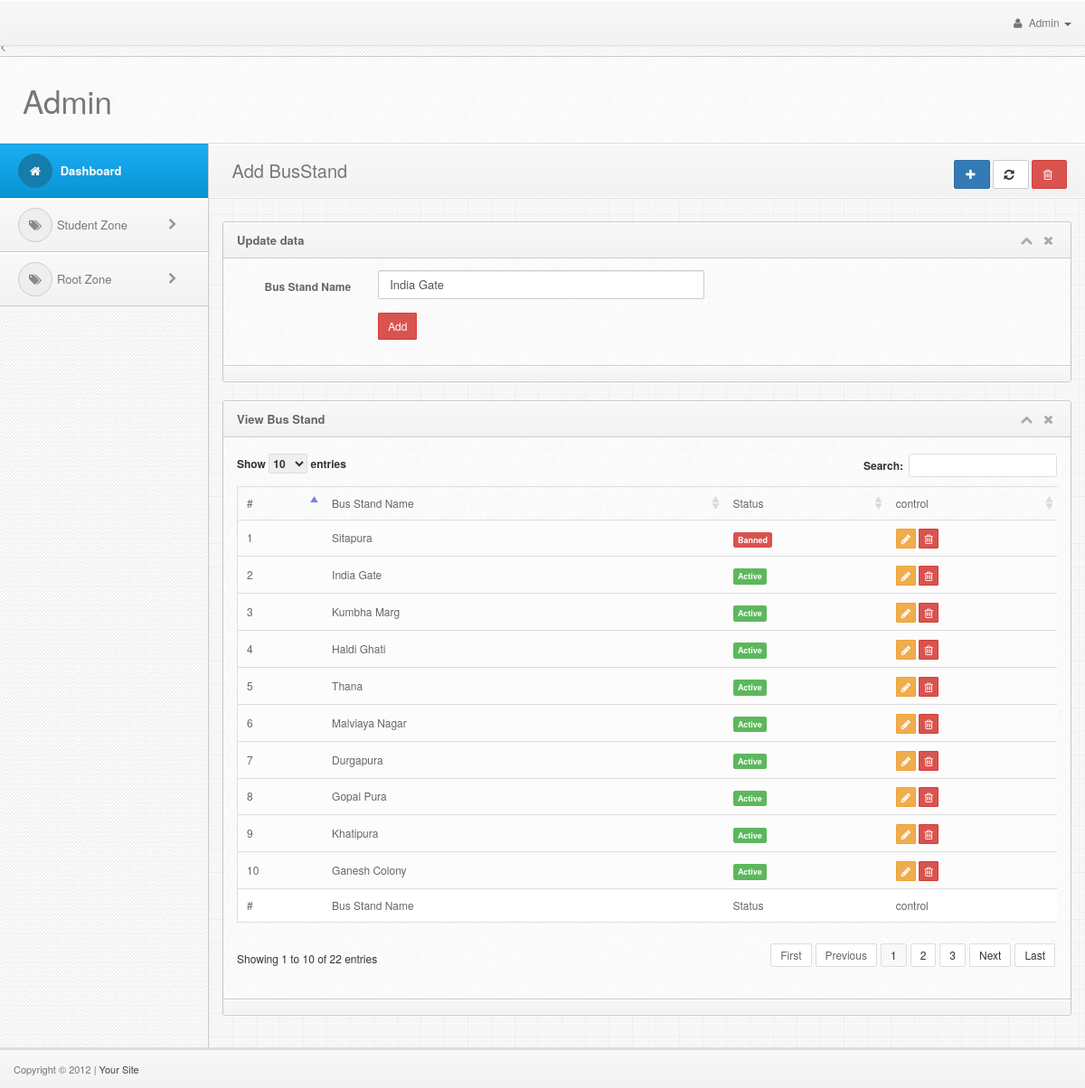
Screenshot of /admin/AddBusStand.php?bus_stand_id=2&update=upStandName (signed in) with the database file from the repository.
### tables this page shows
CREATE TABLE IF NOT EXISTS `bus_stands` (
  `bus_stand_id` int(11) NOT NULL AUTO_INCREMENT,
  `bus_stand_name` varchar(250) NOT NULL,
  `status` int(1) NOT NULL,
  PRIMARY KEY (`bus_stand_id`)
);

### admin/library/DbConnect.php (called while the page is built, shortened)
<?php
class DbConnect
{
	function __construct()
	{
		$conn=mysql_connect("localhost","root","");
		return $conn;
	}
}
?>

### admin/library/DbFunction.php (called while the page is built, shortened)
<?php
	include_once("DbConnect.php");
	class DbFunction
	{
			function select_stand_id($bus_stand_id)
			{
				$qr=mysql_query("SELECT `bus_stand_name`, `status` FROM `bus_stands` WHERE `bus_stand_id`='$bus_stand_id'");
				return $qr;
			}
	}
?>

### admin/AddBusStand.php (the view, shortened to what this page needs)
<?php
 include "header.php"; ?>
<div class="content">
    <?php include "sidebar.php"; ?>
  	<div class="mainbar">
	    <div class="page-head">
	      <h2 class="pull-left"><i class="fa-building-o"></i>Add BusStand</h2>
        <div class="bread-crumb pull-right">
								  <button class="btn btn-primary" data-toggle="collapse" data-target="#demo"><i class="fa fa-plus"></i> </button>
								  <button class="btn btn-default"><i class="fa fa-refresh"></i> </button>
								  <button class="btn btn-danger"><i class="fa fa-trash-o"></i></i> </button>
        </div>
        <div class="clearfix"></div>
	    </div>
	    <div class="matter">
        <div class="container">
            <div class="row">
              <div class="col-md-12">
                  <?php
					if(isset($_REQUEST['update']))
					{
						if($_REQUEST['update']=="upStandName")
						{
							$bus_stand_id= $_REQUEST['bus_stand_id'];
							$qr=$dbFun->select_stand_id($bus_stand_id);
							$busStand=mysql_fetch_array($qr);
							?>
                            <div class="widget wgreen" id="demo">
                <div class="widget-head">
                  <div class="pull-left">Update data</div>
                  <div class="widget-icons pull-right">
                    <a href="#" class="wminimize"><i class="fa fa-chevron-up"></i></a>
                    <a href="#" class="wclose"><i class="fa fa-times"></i></a>
                  </div>
                  <div class="clearfix"></div>
                </div>
                <div class="widget-content">
                  <div class="padd">
                     <form class="form-horizontal" method="post" action="setting.php?admin2=upStandName" enctype="multipart/form-data" role="form">
                              <div class="form-group">
                                  <label class="col-lg-2 control-label">Bus Stand Name</label>
                                  <div class="col-lg-5">
                                    <input type="text" name="BusStandName" class="form-control" placeholder="Input Box" value="<?php echo $busStand['bus_stand_name']; ?>">
                                  </div>
                                </div>
                                <div class="form-group">
                                  <div class="col-lg-offset-2 col-lg-6">
                                    <input type="submit" value="Add" name="UpdateBusStand" class="btn btn-sm btn-danger" />
                                  </div>
                                </div>
                              </form>
                  </div>
                </div>
                  <div class="widget-foot">
                  </div>
              </div>
							<?php
						}
					}
				?>
              <div class="widget">
                <div class="widget-head">
                  <div class="pull-left">View Bus Stand</div>
                  <div class="widget-icons pull-right">
                    <a href="#" class="wminimize"><i class="fa fa-chevron-up"></i></a>
                    <a href="#" class="wclose"><i class="fa fa-times"></i></a>
                  </div>
                  <div class="clearfix"></div>
                </div>
                <div class="widget-content">
                  <div class="padd">
							<div class="page-tables">
								<div class="table-responsive">
									<table cellpadding="0" cellspacing="0" border="0" id="data-table-1" width="100%">
										<thead>
											<tr>
												<th>#</th>
												<th>Bus Stand Name</th>
                                                 <th>Status</th>
												<th>control</th>
											</tr>
										</thead>
										<tbody>
                                        <?php
										$sql="select * from bus_stands";
										$sql2=mysql_query($sql);
										while($arr=mysql_fetch_array($sql2))
										{
										?>
									             <tr>
                                                 <td><?php echo $arr['bus_stand_id']; ?></td>
												<td><?php echo $arr['bus_stand_name']; ?></td>
												<td>
								<?php
                                if($arr['status']==1)
                                {
                                ?>
                                                <a href="setting.php?bus_stand_id=<?php echo $arr['bus_stand_id']; ?>&admin=status&status=0"><span class="label label-success">Active</span></a>
                                                <?php } else { ?>
                                               <a href="setting.php?bus_stand_id=<?php echo $arr['bus_stand_id']; ?>&admin=status&status=1"> <span class="label label-danger">Banned</span></a></td>
                                                <?php } ?>
												<td>
								 <a href="AddBusStand.php?bus_stand_id=<?php echo $arr['bus_stand_id']; ?>&update=upStandName"><button class="btn btn-xs btn-warning"><i class="fa fa-pencil"></i> </button></a>
                                <a href="setting.php?bus_stand_id=<?php echo $arr['bus_stand_id']; ?>&admin2=delstandName"><button class="btn btn-xs btn-danger"><i class="fa fa-trash-o"></i> </button></a></td>
											</tr>
                                            <?php } ?>
                                        </tbody>
										<tfoot>
											<tr>
												<th>#</th>
												<th>Bus Stand Name</th>
                                                 <th>Status</th>
												<th>control</th>
											</tr>
										</tfoot>
									</table>
								</div>
								</div>
							</div>
                  </div>
                  <div class="widget-foot">
                  </div>
                </div>
              </div>
            </div>
        </div>
		  </div>
    </div>
</div>
<?php include "footer.php"; ?>
</body>
</html>

### admin/css/style.css (style rules this page uses)
body { font-size: 12px; line-height: 22px; color: #666; border-top: 3px solid #eee; background:#343434 url("../img/back.png") repeat; padding-top: 37px; -webkit-font-smoothing: antialiased; }
h1,h2,h3,h4,h5,h6 { padding: 2px 0px; margin: 2px 0px; color: #777; }
h2 { font-size: 25px; line-height: 35px; }
a { color: #026b9c; }
button { font-size: 11px; }
form { margin: 0px; }
.mainbar { position: relative; margin-left: 230px; margin-right: 0px; width: auto; background:#eee url("../img/main-back.png") repeat; border-left: 1px solid #ccc; z-index: 50; min-height: 800px; }
.mainbar .container { max-width:100% !important; width: 100% !important; }
.page-tables .dataTable { margin-bottom: 20px; }
.page-tables .dataTable { border:1px solid #ddd !important; }
table.dataTable thead .sorting { background: url("../img/data-tables/sort_both.png") no-repeat center right; }
table.dataTable thead .sorting_asc { background: url("../img/data-tables/sort_asc.png") no-repeat center right; }
.page-tables table.dataTable thead th { padding:7px 10px; font-weight:normal; border-bottom:0px !important; }
.page-tables table.dataTable tfoot th { border-top:1px solid #ddd !important; padding:7px 10px; font-weight:normal; background:#fff !important; }
.page-tables table.dataTable td { background:#fcfcfc !important; border-top:1px solid #ddd !important; }
.mainbar .page-head { background-color: #f8f8f8; background: -webkit-gradient(linear, left top, left bottom, from(#f8f8f8), to(#f2f2f2)); background: -webkit-linear-gradient(top, #f8f8f8, #f2f2f2); background: -moz-linear-gradient(top, #f8f8f8, #f2f2f2); background: -ms-linear-gradient(top, #f8f8f8, #f2f2f2); background: -o-linear-gradient(top, #f8f8f8, #f2f2f2); background: linear-gradient(top, #f8f8f8, #f2f2f2); padding: 8px 20px; border-bottom: 1px solid #fff; box-shadow: inset 0px 1px 1px #fff; }
.mainbar .page-head h2 { font-weight: normal; font-size: 20px; }
.mainbar .bread-crumb { font-size: 11px; margin-top: 10px; color: #aaa; }
.mainbar .bread-crumb i { margin-right: 3px; }
.mainbar .matter { border-top: 1px solid #ddd; padding: 15px 0px; }
.widget { border: 1px solid #c9c9c9; border-radius: 3px; margin-top: 10px; margin-bottom: 20px; background: #fafafa url('../img/cream.png') repeat; }
.widget .padd, .modal-body { padding: 13px 15px; }
.widget .widget-head,.modal-header { background-color: #f8f8f8; background: -webkit-gradient(linear, left top, left bottom, from(#f8f8f8), to(#f2f2f2)); background: -webkit-linear-gradient(top, #f8f8f8, #f2f2f2); background: -moz-linear-gradient(top, #f8f8f8, #f2f2f2); background: -ms-linear-gradient(top, #f8f8f8, #f2f2f2); background: -o-linear-gradient(top, #f8f8f8, #f2f2f2); background: linear-gradient(top, #f8f8f8, #f2f2f2); border-top-right-radius: 3px; border-top-left-radius: 3px; text-shadow:0px 1px #fff; border-bottom: 1px solid #ccc; border-top: 1px solid #fff; color: #666; font-size: 13px; font-weight: bold; padding: 8px 15px; }
.widget .widget-head .widget-icons i { font-size: 14px; margin: 0px 4px; }
.widget .widget-head .widget-icons a { color: #aaa; }
.widget .widget-foot, .modal-footer { background-color: #f8f8f8; background: -webkit-gradient(linear, left top, left bottom, from(#f8f8f8), to(#f2f2f2)); background: -webkit-linear-gradient(top, #f8f8f8, #f2f2f2); background: -moz-linear-gradient(top, #f8f8f8, #f2f2f2); background: -ms-linear-gradient(top, #f8f8f8, #f2f2f2); background: -o-linear-gradient(top, #f8f8f8, #f2f2f2); background: linear-gradient(top, #f8f8f8, #f2f2f2); border-bottom-right-radius: 3px; border-bottom-left-radius: 3px; text-shadow:0px 1px #fff; border-bottom: 1px solid #fff; border-top: 1px solid #ccc; padding: 8px 15px; font-size: 12px; color: #555; box-shadow: inset 0px 1px 1px #fff; }

### rows the page displays
bus_stands: BusStandName "India Gate", bus_stand_id "2", bus_stand_name "India Gate"
bus_stands: bus_stand_id "1", bus_stand_name "Sitapura"
bus_stands: bus_stand_id "3", bus_stand_name "Kumbha Marg"
bus_stands: bus_stand_id "4", bus_stand_name "Haldi Ghati"
bus_stands: bus_stand_id "5", bus_stand_name "Thana"
bus_stands: bus_stand_id "6", bus_stand_name "Malviaya Nagar"
bus_stands: bus_stand_id "7", bus_stand_name "Durgapura"
bus_stands: bus_stand_id "8", bus_stand_name "Gopal Pura"
bus_stands: bus_stand_id "9", bus_stand_name "Khatipura"
bus_stands: bus_stand_id "10", bus_stand_name "Ganesh Colony"
